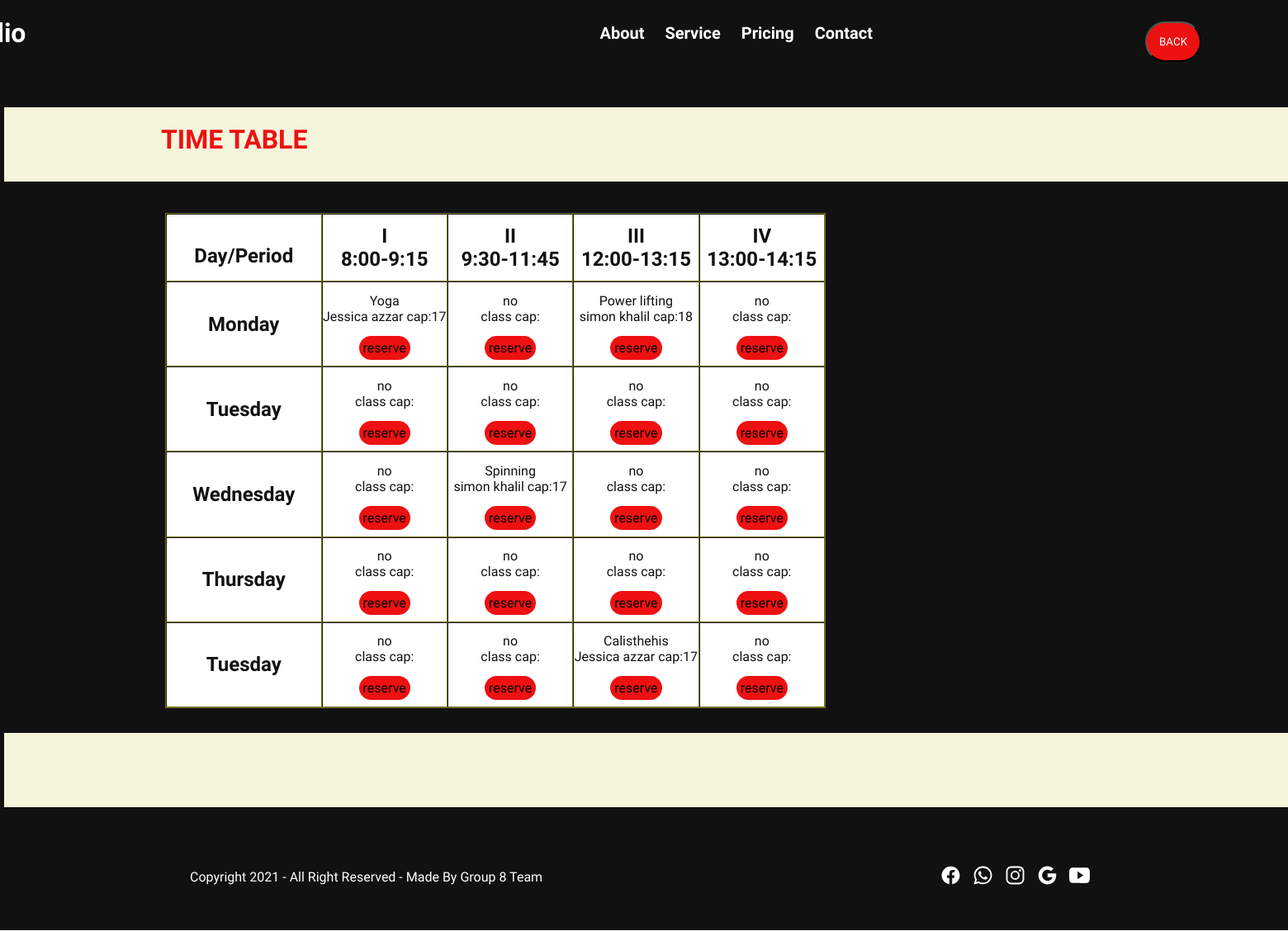
The app's page /viewschedule (signed in), older data.
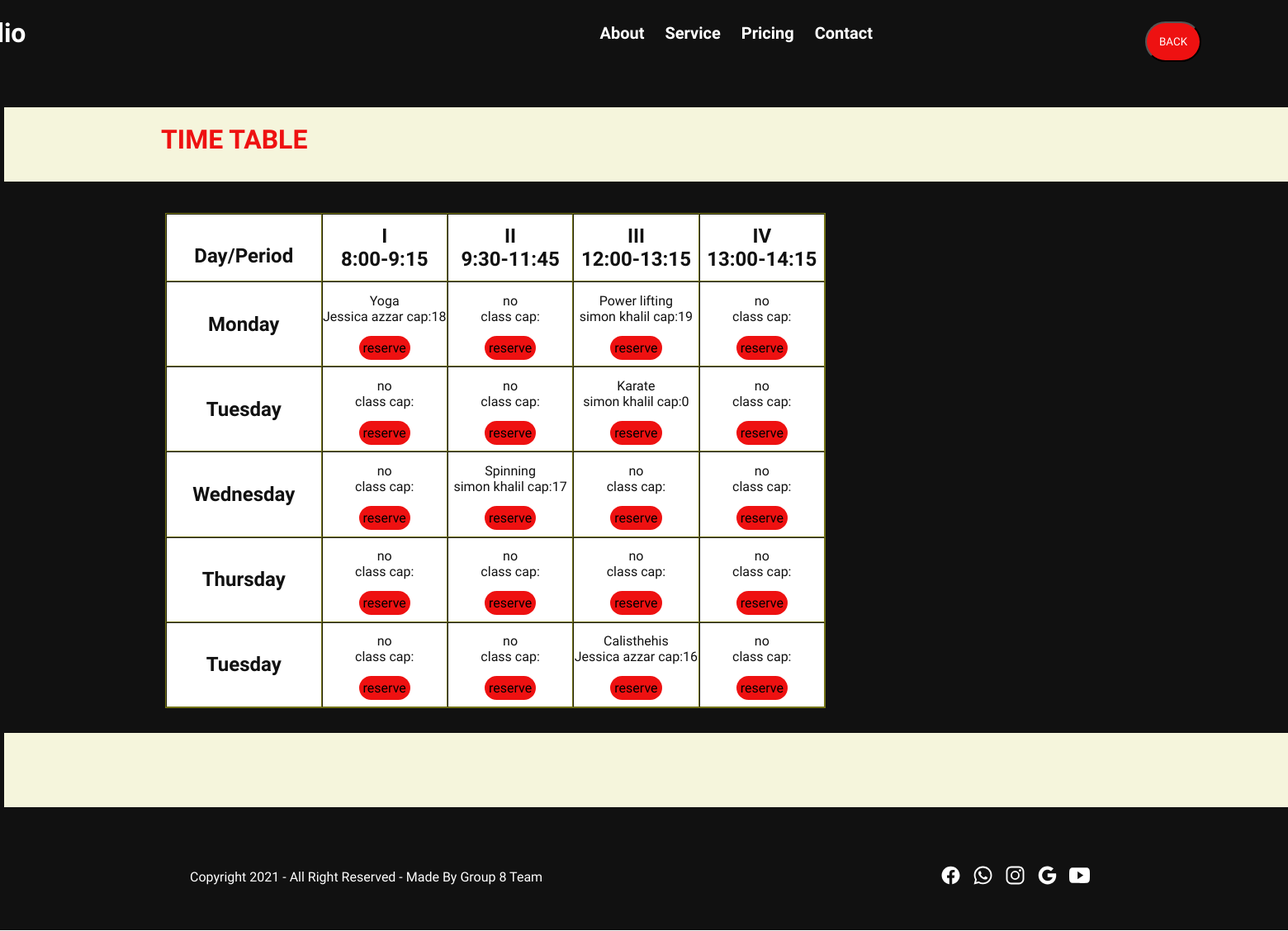
The same page, newer data.
### gymApp/models.py (models this page shows, shortened)
class Instructor(models.Model):
    Male = 'M'
    Female = 'F'
    Gender = [
    ('M', 'Male'),
    ('F', 'Female'),
]
    Instructor_name = models.CharField(max_length=30)
    Instructor_email = models.CharField(max_length=30)
    Instructor_phone = models.IntegerField(default=0)
    Instructor_age=models.IntegerField()
    Instructor_photo=models.CharField(max_length=100)
    Instructor_specialty=models.CharField(max_length=100)
    Instructor_gender=models.CharField(
        max_length=1,
        choices=Gender,
        default=Male,
    )

class Class(models.Model):
  Class_id=models.CharField(primary_key=True,max_length=2)
  Class_name=models.CharField(max_length=30)
  Class_instructor=models.ForeignKey(Instructor,on_delete=models.CASCADE)
  Class_capacity=models.IntegerField(default=20)

### gymApp/views.py (the view)
# urls.py: url(r'^viewschedule$',views.ClassSchedule, name='ClassSchedule'),
def ClassSchedule(request):
    print("route of class chedule")
    S=Class.objects.all()
    M1=["no","class",""]
    M2=["no","class",""]
    M3=["no","class",""]
    M4=["no","class",""]
    T1=["no","class",""]
    T2=["no","class",""]
    T3=["no","class",""]
    T4=["no","class",""]
    W1=["no","class",""]
    W2=["no","class",""]
    W3=["no","class",""]
    W4=["no","class",""]
    R1=["no","class",""]
    R2=["no","class",""]
    R3=["no","class",""]
    R4=["no","class",""]
    F1=["no","class",""]
    F2=["no","class",""]
    F3=["no","class",""]
    F4=["no","class",""]
    Classes=Class.objects.all()
    timeslot=[]
    classname=[]
    instructor=[]
    capacity=[]
    for Clas in Classes:
        timeslot.append(Clas.Class_id)
        classname.append(Clas.Class_name)
        instructor.append(Clas.Class_instructor.Instructor_name)
        capacity.append(Clas.Class_capacity)
    index=0
    print(timeslot)
    print(classname)
    print(instructor)
    for x in timeslot:
        if x=='11':
            M1=[str(classname[index]),str(instructor[index]),str(capacity[index])]
        elif x=="12":
            M2=[str(classname[index]),str(instructor[index]),str(capacity[index])]
        elif x=="13":
            M3=[str(classname[index]),str(instructor[index]),str(capacity[index])]
        elif x=="14":
            M4=[str(classname[index]),str(instructor[index]),str(capacity[index])]
        elif x=='21':
            T1=[str(classname[index]),str(instructor[index]),str(capacity[index])]
        elif x=="22":
            T2=[str(classname[index]),str(instructor[index]),str(capacity[index])]
        elif x=="23":
            T3=[str(classname[index]),str(instructor[index]),str(capacity[index])]
        elif x=="24":
            T4=[str(classname[index]),str(instructor[index]),str(capacity[index])]
        elif x=='31':
            W1=[str(classname[index]),str(instructor[index]),str(capacity[index])]
        elif x=="32":
            W2=[str(classname[index]),str(instructor[index]),str(capacity[index])]
        elif x=="33":
            W3=[str(classname[index]),str(instructor[index]),str(capacity[index])]
        elif x=="34":
            W4=[str(classname[index]),str(instructor[index]),str(capacity[index])]
        elif x=='41':
            R1=[str(classname[index]),str(instructor[index]),str(capacity[index])]
        elif x=="42":
            R2=[str(classname[index]),str(instructor[index]),str(capacity[index])]
        elif x=="43":
            R3=[str(classname[index]),str(instructor[index]),str(capacity[index])]
        elif x=="44":
            R4=[str(classname[index]),str(instructor[index]),str(capacity[index])]
        elif x=="51":
            F1=[str(classname[index]),str(instructor[index]),str(capacity[index])]
        elif x=="52":
            F2=[str(classname[index]),str(instructor[index]),str(capacity[index])]
        elif x=="53":
            F3=[str(classname[index]),str(instructor[index]),str(capacity[index])]
        elif x=="54":
            F4=[str(classname[index]),str(instructor[index]),str(capacity[index])]
        index=index+1
    data={'M10':M1[0],'M11':M1[1],'M12':M1[2],
        'M20':M2[0],'M21':M2[1],'M22':M2[2],
        'M30':M3[0],'M31':M3[1],'M32':M3[2],
        'M40':M4[0],'M41':M4[1],'M42':M4[2],
        'T10':T1[0],'T11':T1[1],'T12':T1[2],
        'T20':T2[0],'T21':T2[1],'T22':T2[2],
        'T30':T3[0],'T31':T3[1],'T32':T3[2],
        'T40':T4[0],'T41':T4[1],'T42':T4[2],
        'W10':W1[0],'W11':W1[1],'W12':W1[2],
        'W20':W2[0],'W21':W2[1],'W22':W2[2],
        'W30':W3[0],'W31':W3[1],'W32':W3[2],
        'W40':W4[0],'W41':W4[1],'W42':W4[2],
        'R10':R1[0],'R11':R1[1],"R12":R1[2],
        'R20':R2[0],'R21':R2[1],"R22":R2[2],
        'R30':R3[0],'R31':R3[1],"R32":R3[2],
        'R40':R4[0],'R41':R4[1],"R42":R4[2],
        'F10':F1[0],'F11':F1[1],"F12":F1[2],
        'F20':F2[0],'F21':F2[1],"F22":F2[2],
        'F30':F3[0],'F31':F3[1],"F32":F3[2],
        'F40':F4[0],'F41':F4[1],"F42":F4[2]}
    if "uname" in request.session:
        return render(request,'reserveclass.html',context=data)
    else:
        return render(request,'schedule.html',context=data)

### templates/reserveclass.html (shortened to what the changed rows need)
<!DOCTYPE html>
<html>
<head>
<link rel="stylesheet" type="text/css" href="/static/CSS/index.css">
</head>
<body>
<div class="container-fluid">
<div class="navbar">
<h1>Portfolio</h1>
</div>
<div class="table1" ><div style="padding:20px;padding-top:20px;background-color:beige;width:2200px;margin-top:-150px;margin-left:-195px;height:50px;"><h1 style="color:#e11 ;margin-left:170px;">TIME TABLE</h1></div><br><br>
    <table border="5" cellspacing="0" align="center">
        <tr>
            <td align="center" height="60">
                <b>Monday</b></td>
            <td id ="11" align="center" height="60">{{M10}}<br> {{M11}} cap:{{M12}}<br> </td>
            <td id ="12" align="center" height="60">{{M20}}<br> {{M21}} cap:{{M22}}<br> </td>
            <td id ="13" align="center" height="60">{{M30}}<br> {{M31}} cap:{{M32}}<br> </td>
            <td id ="14" align="center" height="60">{{M40}}<br> {{M41}} cap:{{M42}}<br> </td>
        </tr>
        <tr>
            <td align="center" height="60">
                <b>Tuesday</b>
            </td>
            <td id ="21"  align="center" height="60">{{T10}}<br> {{T11}} cap:{{T12}}<br> </td>
            <td id ="22"  align="center" height="60">{{T20}}<br> {{T21}} cap:{{T22}}<br> </td>
            <td id ="23"  align="center" height="60">{{T30}}<br> {{T31}} cap:{{T32}}<br> </td>
            <td id ="24"  align="center" height="60">{{T40}}<br> {{T41}} cap:{{T42}}<br> </td>
        </tr>
        <tr>
            <td   align="center" height="60">
                <b>Wednesday</b>
            </td>
            <td  id ="31" align="center" height="60">{{W10}}<br> {{W11}} cap:{{W12}}<br> </td>
            <td  id ="32" align="center" height="60">{{W20}}<br> {{W21}} cap:{{W22}}<br> </td>
            <td  id ="33" align="center" height="60">{{W30}}<br> {{W31}} cap:{{W32}}<br> </td>
            <td  id ="34" align="center" height="60">{{W40}}<br> {{W41}} cap:{{W42}}<br> </td>
        </tr>
        <tr>
            <td   align="center" height="60">
                <b>Tuesday</b>
            </td>
            <td  id ="51" align="center" height="60">{{F10}}<br> {{F11}} cap:{{F12}}<br> </td>
            <td id ="52"  align="center" height="60">{{F20}}<br> {{F21}} cap:{{F22}}<br> </td>
            <td  id ="53" align="center" height="60">{{F30}}<br> {{F31}} cap:{{F32}}<br> </td>
            <td  id ="54" align="center" height="60">{{F40}}<br> {{F41}} cap:{{F42}}<br> </td>
        </tr>
    </table>
</div>
</body>
</html>

Row changes from the older to the newer data that the page shows:
shown differently, row unchanged: Instructor "simon khalil": Instructor_name (not shown) → "simon khalil"
added Class: Class_name "Karate"
Text that changed along with them:
{{ M12 }}: "17" → "18"
{{ M32 }}: "18" → "19"
{{ T32 }}: (not shown) → "0"
{{ F32 }}: "17" → "16"
{{ T30 }}: "no" → (not shown)
{{ T31 }}: "class" → (not shown)
